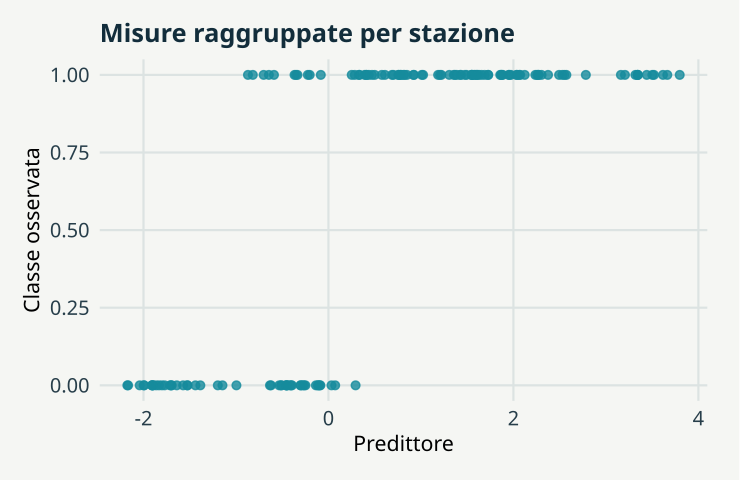

The script that saved this image:
# GeoStat Lab — funzioni comuni. R >= 4.3; ggplot2 >= 3.4; jsonlite.
suppressPackageStartupMessages(library(ggplot2))
col_geo <- c('#168B9C','#BC5B35','#7054A4','#A17B19','#227864','#64748B')
theme_set(theme_minimal(base_size=17, base_family='sans') + theme(
  plot.background=element_rect(fill='#F5F6F3',colour=NA),
  panel.background=element_rect(fill='#F5F6F3',colour=NA),
  panel.grid.minor=element_blank(),panel.grid.major=element_line(colour='#DCE3E2'),
  plot.title=element_text(size=19,face='bold',colour='#122D3B'),
  plot.subtitle=element_text(size=13,colour='#405560',margin=margin(b=12)),
  axis.text=element_text(size=15,colour='#273E4A'),axis.title=element_text(size=16),
  legend.position='bottom',legend.title=element_blank(),legend.text=element_text(size=14),
  strip.text=element_text(size=15,face='bold'),plot.margin=margin(18,24,18,18)))
metric <- function(...) data.frame(grandezza=names(c(...)),valore=as.character(c(...)),check.names=FALSE)
f <- function(x,d=3) {out<-formatC(x,digits=d,format='fg');out[!is.finite(x)]<-'Non definito';out}
line_plot <- function(d,x='x',y='y',title='',xl=x,yl=y,group=NULL) {
 p<-ggplot(d,aes(x=.data[[x]],y=.data[[y]]))
 if(is.null(group)) p<-p+geom_line(colour=col_geo[1],linewidth=1.05) else p<-p+aes(colour=.data[[group]],group=.data[[group]])+geom_line(linewidth=1)+scale_colour_manual(values=col_geo)
 p+labs(title=title,x=xl,y=yl)
}
point_plot <- function(d,x='x',y='y',title='',xl=x,yl=y,group=NULL) {
 p<-ggplot(d,aes(x=.data[[x]],y=.data[[y]]))
 if(is.null(group))p<-p+geom_point(colour=col_geo[1],size=2.5,alpha=.8) else p<-p+aes(colour=.data[[group]])+geom_point(size=2.7,alpha=.85)+scale_colour_manual(values=col_geo)
 p+labs(title=title,x=xl,y=yl)
}
hist_plot<-function(x,title='',xl='Valore',bins=20)ggplot(data.frame(x=x),aes(x))+geom_histogram(bins=bins,fill=col_geo[1],colour='#F5F6F3')+labs(title=title,x=xl,y='Frequenza')
bar_plot<-function(d,x='gruppo',y='valore',title='',yl='Valore')ggplot(d,aes(x=.data[[x]],y=.data[[y]],fill=.data[[x]]))+geom_col(width=.65)+scale_fill_manual(values=rep(col_geo,length.out=length(unique(d[[x]])) ))+guides(fill='none')+labs(title=title,x=NULL,y=yl)
map_plot<-function(d,z='z',title='',xl='Est [km]',yl='Nord [km]')ggplot(d,aes(x,y,fill=.data[[z]]))+geom_raster()+coord_equal()+scale_fill_gradientn(colours=c('#153F56','#298C9C','#B8CDB2','#F1D889','#AD542F'))+labs(title=title,x=xl,y=yl)
acf_data<-function(x,lag=20){a<-acf(x,lag.max=min(lag,length(x)-1),plot=FALSE);data.frame(x=as.vector(a$lag)[-1],y=as.vector(a$acf)[-1])}
# AR(1), distribuzione marginale stazionaria N(0, 1).
ar_series<-function(n,rho){x<-numeric(n);x[1]<-rnorm(1);for(i in 2:n)x[i]<-rho*x[i-1]+sqrt(1-rho^2)*rnorm(1);x}
# Distanze euclidee in unità metriche già dichiarate; nessuna conversione implicita di CRS.
dist_cross<-function(a,b)sqrt(outer(a[,1],b[,1],'-')^2+outer(a[,2],b[,2],'-')^2)
# Predittore IDW: i punti coincidenti ricevono esattamente il valore osservato.
idw<-function(xy,z,new,power=2){dd<-dist_cross(new,xy);apply(dd,1,function(d)if(any(d<1e-10))mean(z[d<1e-10])else weighted.mean(z,d^(-power)))}
# CART didattico binario: divisioni assiali che minimizzano l'impurità di Gini.
cart_fit<-function(x,y,depth=2,minleaf=4){
 node<-list(p=mean(y),n=length(y));if(depth<1||length(unique(y))<2||length(y)<2*minleaf)return(node)
 best<-Inf
 for(j in seq_len(ncol(x))){v<-sort(unique(x[,j])); if(length(v)<2)next
  for(cut in (head(v,-1)+tail(v,-1))/2){left<-x[,j]<=cut;nl<-sum(left);nr<-sum(!left);if(min(nl,nr)<minleaf)next
   score<-nl*mean(y[left])*(1-mean(y[left]))+nr*mean(y[!left])*(1-mean(y[!left]))
   if(score<best){best<-score;node$j<-j;node$cut<-cut;split<-left}
  }
 }
 if(is.finite(best)){node$left<-cart_fit(x[split,,drop=FALSE],y[split],depth-1,minleaf);node$right<-cart_fit(x[!split,,drop=FALSE],y[!split],depth-1,minleaf)};node
}
cart_predict<-function(tree,x)apply(x,1,function(row){t<-tree;while(!is.null(t$j))t<-if(row[t$j]<=t$cut)t$left else t$right;t$p})

p <- list(station = 2, seed = 17)
set.seed(p$seed)
g <- rep(1:12, each = 12)

u <- rnorm(12, 0, p$station)

x <- u[g] + rnorm(144, sd = 0.2)

y <- as.integer(u[g] + rnorm(144, sd = 0.5) > 0)

data <- data.frame(x = x, y = y, stazione = g)

random <- sample(1:144, 96)

group <- which(g <= 8)

score <- function(tr) {
    te <- setdiff(1:144, tr)
    pred <- sapply(x[te], function(v) y[tr[which.min(abs(x[tr] - v))]])
    mean(pred == y[te])
}

plots <- list(point_plot(data, title = "Misure raggruppate per stazione", xl = "Predittore", 
    yl = "Classe osservata"))

metrics <- metric(`Accuratezza separazione casuale` = f(score(random)), `Accuratezza nuove stazioni` = f(score(group)), 
    `Stazioni complessive` = 12)
print(metrics,row.names=FALSE)
ggplot2::ggsave('m16-bersaglio-A.svg',plots[[1]],device=svglite::svglite,width=7.7,height=5.0,bg='#F8F6F1')
